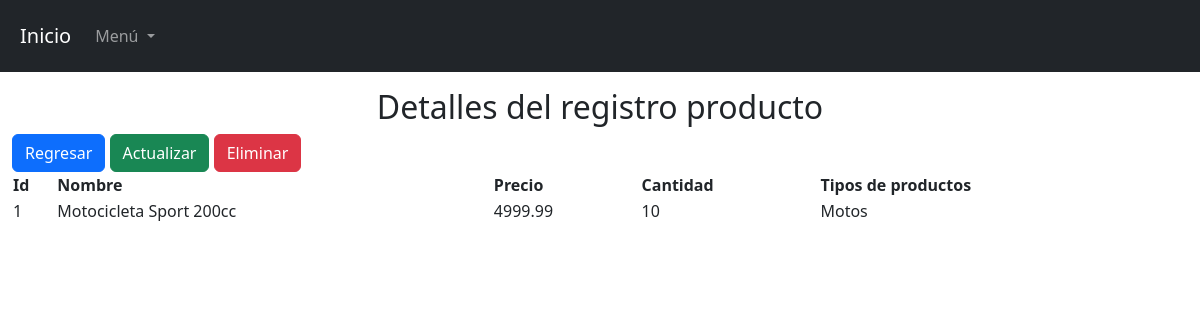
Page /view/username/proshow.php?id=1 on the committed database.
### tables this page shows
CREATE TABLE `productos` (
  `Idproducto` int(11) NOT NULL AUTO_INCREMENT,
  `Nombre` varchar(50) DEFAULT NULL,
  `Precio` decimal(10,2) DEFAULT NULL,
  `Cantidad` int(10) DEFAULT NULL,
  `Idtip` int(11) DEFAULT NULL,
  PRIMARY KEY (`Idproducto`),
  INDEX `fk_productos_idtip` (`Idtip`),
  FOREIGN KEY (`Idtip`) REFERENCES `tiposproductos` (`Idtip`) ON DELETE CASCADE
);

CREATE TABLE `tiposproductos` (
  `Idtip` int(11) NOT NULL AUTO_INCREMENT,
  `NombreTipo` varchar(50) DEFAULT NULL,
  PRIMARY KEY (`Idtip`)
);

### config/db.php (called while the page is built)
<?php
class db{
    private $host="localhost";
    private $dbname="dbproyecto";
    private $user="root";
    private $password="";
    public function conexion() {
        try {
            $PDO = new PDO("mysql:host={$this->host};dbname={$this->dbname}", $this->user, $this->password);
            $PDO->setAttribute(PDO::ATTR_ERRMODE, PDO::ERRMODE_EXCEPTION);
            return $PDO;
        } catch (PDOException $e) {
            return $e->getMessage();
        }
    }
}
?>

### model/pronameModel.php (called while the page is built, shortened)
<?php
  class pronameModel
  {
      private $PDO;
      public function __construct()
      {
          require_once(__DIR__ . '/../config/db.php');
          $con = new db();
          $this->PDO = $con->conexion();
      }
      public function show($id)
      {
          try {
              $statement = $this->PDO->prepare("SELECT productos.*, tiposproductos.NombreTipo AS TipoNombre
                                               FROM productos
                                               LEFT JOIN tiposproductos ON productos.Idtip = tiposproductos.Idtip
                                               WHERE Idproducto = :id");
              $statement->bindParam(":id", $id);
              return ($statement->execute()) ? $statement->fetch() : false;
          } catch (PDOException $e) {
              echo "Error al obtener datos de la base de datos: " . $e->getMessage();
              return false;
          }
      }
  }
?>

### controller/pronameController.php (called while the page is built, shortened)
    <?php
    class pronameController
    {
        private $model;
        public function __construct()
        {
            require_once("c://xampp/htdocs/proyectoSL2/model/pronameModel.php");
            $this->model = new pronameModel();
        }
        public function show($id)
        {
            $result = $this->model->show($id);
            return ($result !== false) ? $result : header("Location: proindex.php");
        }
}
    ?>

### view/username/proshow.php (the view, shortened to what this page needs)
<?php
require_once(__DIR__ . '/../head/head.php');
require_once(__DIR__ . '/../../controller/pronameController.php');
$obj = new pronameController();
$date= $obj->show($_GET['id']);
?>
<h2 class="text-center">Detalles del registro producto</h2>
<div class="pd-3">
<a href="proindex.php" class="btn btn-primary">Regresar</a>
<a href="proedit.php?id=<?= $date[0] ?>" class="btn btn-success">Actualizar</a>
    <a class="btn btn-danger" data-bs-toggle="modal" data-bs-target="#exampleModal">Eliminar</a>
</div>
<table class="table- container-fluid">
        <thead>
            <tr>
                <th scope="col">Id</th>
                <th scope="col">Nombre</th>
                <th scope="col">Precio</th>
                <th scope="col">Cantidad</th>
                <th scope="col">Tipos de productos</th>
            </tr>
        </thead>
        <tbody>
            <tr>
                <td scope="col"><?=$date[0]?></td>
                <td scope="col"><?=$date[1]?></td>
                <td scope="col"><?=$date[2]?></td>
                <td scope="col"><?=$date[3]?></td>
                <td scope="col"><?= isset($date['TipoNombre']) ? $date['TipoNombre'] : '' ?></td>
            </tr>
        </tbody>
    </table>
<?php
require_once("../head/footer.php");
?>

### rows in the picture
productos: Idproducto "1", Nombre "Motocicleta Sport 200cc", Precio "4999.99", Cantidad "10", Idtip.NombreTipo "Motos"
